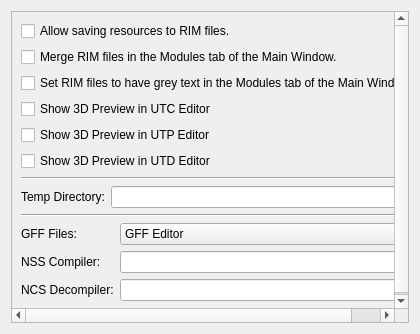
<?xml version="1.0" encoding="UTF-8"?>
<ui version="4.0">
 <class>Form</class>
 <widget class="QWidget" name="Form">
  <property name="geometry">
   <rect>
    <x>0</x>
    <y>0</y>
    <width>420</width>
    <height>334</height>
   </rect>
  </property>
  <property name="windowTitle">
   <string>Form</string>
  </property>
  <layout class="QGridLayout" name="gridLayout">
   <item row="0" column="0">
    <widget class="QScrollArea" name="scrollArea">
     <property name="widgetResizable">
      <bool>true</bool>
     </property>
     <widget class="QWidget" name="scrollAreaWidgetContents">
      <property name="geometry">
       <rect>
        <x>0</x>
        <y>0</y>
        <width>400</width>
        <height>314</height>
       </rect>
      </property>
      <layout class="QVBoxLayout" name="verticalLayout">
       <item>
        <widget class="QCheckBox" name="saveRimCheck">
         <property name="text">
          <string>Allow saving resources to RIM files.</string>
         </property>
        </widget>
       </item>
       <item>
        <widget class="QCheckBox" name="mergeRimCheck">
         <property name="text">
          <string>Merge RIM files in the Modules tab of the Main Window.</string>
         </property>
        </widget>
       </item>
       <item>
        <widget class="QCheckBox" name="greyRimCheck">
         <property name="text">
          <string>Set RIM files to have grey text in the Modules tab of the Main Window.</string>
         </property>
        </widget>
       </item>
       <item>
        <widget class="QCheckBox" name="showPreviewUTCCheck">
         <property name="text">
          <string>Show 3D Preview in UTC Editor</string>
         </property>
        </widget>
       </item>
       <item>
        <widget class="QCheckBox" name="showPreviewUTPCheck">
         <property name="text">
          <string>Show 3D Preview in UTP Editor</string>
         </property>
        </widget>
       </item>
       <item>
        <widget class="QCheckBox" name="showPreviewUTDCheck">
         <property name="text">
          <string>Show 3D Preview in UTD Editor</string>
         </property>
        </widget>
       </item>
       <item>
        <widget class="Line" name="line">
         <property name="orientation">
          <enum>Qt::Horizontal</enum>
         </property>
        </widget>
       </item>
       <item>
        <layout class="QHBoxLayout" name="horizontalLayout">
         <item>
          <widget class="QLabel" name="label">
           <property name="text">
            <string>Temp Directory:</string>
           </property>
          </widget>
         </item>
         <item>
          <widget class="QLineEdit" name="tempDirEdit"/>
         </item>
        </layout>
       </item>
       <item>
        <widget class="Line" name="line_2">
         <property name="orientation">
          <enum>Qt::Horizontal</enum>
         </property>
        </widget>
       </item>
       <item>
        <layout class="QFormLayout" name="formLayout">
         <item row="0" column="0">
          <widget class="QLabel" name="label_5">
           <property name="text">
            <string>GFF Files:</string>
           </property>
          </widget>
         </item>
         <item row="0" column="1">
          <widget class="QComboBox" name="gffEditorCombo">
           <item>
            <property name="text">
             <string>GFF Editor</string>
            </property>
           </item>
           <item>
            <property name="text">
             <string>Specialized Editor</string>
            </property>
           </item>
          </widget>
         </item>
         <item row="1" column="0">
          <widget class="QLabel" name="label_4">
           <property name="text">
            <string>NSS Compiler:</string>
           </property>
          </widget>
         </item>
         <item row="1" column="1">
          <layout class="QHBoxLayout" name="horizontalLayout_4">
           <item>
            <widget class="QLineEdit" name="nssCompEdit">
             <property name="enabled">
              <bool>true</bool>
             </property>
            </widget>
           </item>
          </layout>
         </item>
         <item row="2" column="0">
          <widget class="QLabel" name="label_10">
           <property name="text">
            <string>NCS Decompiler:</string>
           </property>
          </widget>
         </item>
         <item row="2" column="1">
          <layout class="QHBoxLayout" name="horizontalLayout_8">
           <item>
            <widget class="QLineEdit" name="ncsToolEdit">
             <property name="enabled">
              <bool>true</bool>
             </property>
            </widget>
           </item>
          </layout>
         </item>
        </layout>
       </item>
       <item>
        <spacer name="verticalSpacer">
         <property name="orientation">
          <enum>Qt::Vertical</enum>
         </property>
         <property name="sizeHint" stdset="0">
          <size>
           <width>17</width>
           <height>139</height>
          </size>
         </property>
        </spacer>
       </item>
      </layout>
     </widget>
    </widget>
   </item>
  </layout>
 </widget>
 <resources/>
 <connections/>
</ui>
